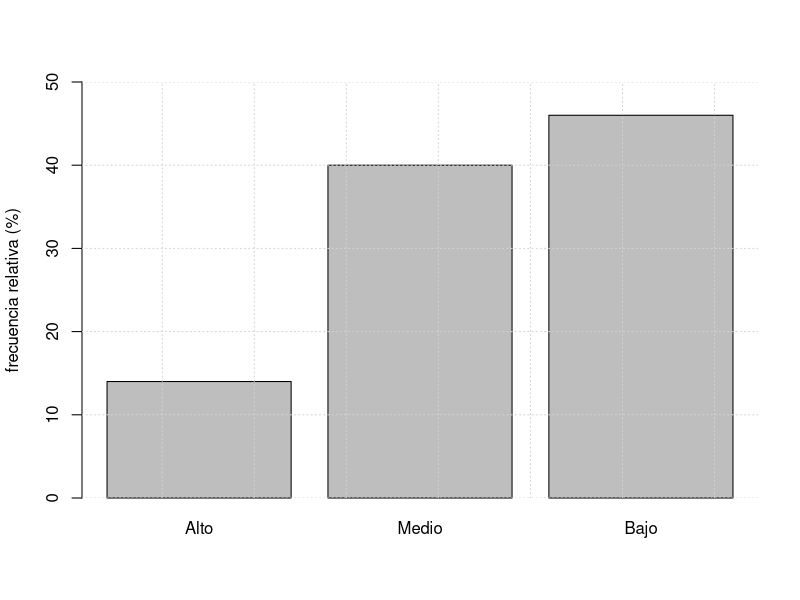

Source code (R):
## ---- chunk 1
knitr::opts_chunk$set(echo = TRUE,comment = NA)
## ---- chunk 2
peso=c(1.08,0.99,0.97,1.18,1.41,1.28,0.83,1.06,1.14,1.38,
       0.75,0.96,1.08,0.87,0.89,0.89,0.96,1.12,1.12,0.97,
       1.24,0.89,0.98,1.14,0.92,1.18,1.17,0.75,0.83,0.87,
       0.86,0.89,0.89,0.92,0.93,0.96,0.96,0.97,0.98,0.99,
       1.06,1.08,1.08,1.12,1.12,1.14,1.14,1.17,1.18,1.18,
       1.24,1.28,1.38,1.41)

stem(peso)
## ---- chunk 3
PA=c(13,44,10,11,20,29,30,44,56,63,70,82)
PB=c(25,14,20,22,30,33,40,45,49,52,55,58)
## ---- chunk 4
rapidez=c(5944, 5985, 6275,6337,6429,6485,6501,6549, 6578,6581,6584,
          6825,6854, 6867,6897,6953,6991,7032,7237,7253,7318,7352,
          7396,7453,7457,7470,7496,7532,7569,7593,7693,7883,7932,
          8011,8019,8115,8119,8240,8254,8337,8457,8457,8457,8643,
          8736,8745,8963,9121)
## ---- chunk 5
Enero=c(14.3,14.4,11.1,11.2,11.4,11.4,11.4,11.4,10.0,9.1,8.4,8.5,7.2,7.1,6.2,13.7,
        13.8,15.0,10.0,10.5,10.5,10.6,10.7,12.1,12.3,12.4,12.8,9.3,9.2,9.1)
  
Febrero=c(12.0,12.0,12.0,12.7,12.8,12.9,8.0,13.2,13.3,13.5,13.6,11.0,11.5,11.6,11.9,
          11.9,10.4,10.3, 10.7,9.0,9.2,7.4,7.7,6.1,5.9,14.3,14.2,14.8,15.1,15.2)  
## ---- chunk 6
p=c(14,40, 46)
p=as.table(p)
names(p)=c("Alto","Medio","Bajo")
barplot(p, ylim = c(0,50), ylab = "frecuencia relativa (%)")
grid()
